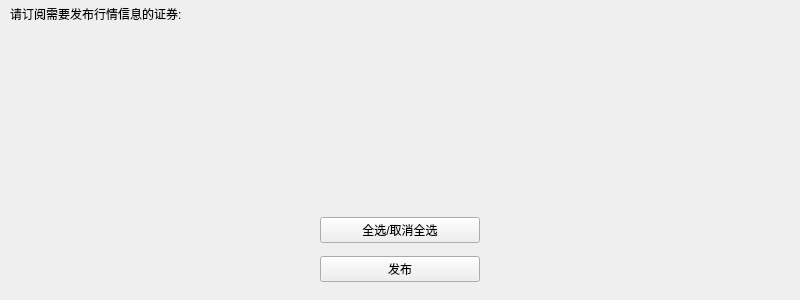
<?xml version="1.0" encoding="UTF-8"?>
<ui version="4.0">
 <class>SubWidget</class>
 <widget class="QWidget" name="SubWidget">
  <property name="geometry">
   <rect>
    <x>0</x>
    <y>0</y>
    <width>800</width>
    <height>300</height>
   </rect>
  </property>
  <property name="minimumSize">
   <size>
    <width>800</width>
    <height>300</height>
   </size>
  </property>
  <property name="maximumSize">
   <size>
    <width>800</width>
    <height>600</height>
   </size>
  </property>
  <property name="windowTitle">
   <string>订阅</string>
  </property>
  <widget class="QLabel" name="label">
   <property name="geometry">
    <rect>
     <x>10</x>
     <y>0</y>
     <width>257</width>
     <height>27</height>
    </rect>
   </property>
   <property name="text">
    <string>请订阅需要发布行情信息的证券:</string>
   </property>
  </widget>
  <widget class="QWidget" name="verticalLayoutWidget_2">
   <property name="geometry">
    <rect>
     <x>320</x>
     <y>210</y>
     <width>160</width>
     <height>81</height>
    </rect>
   </property>
   <layout class="QVBoxLayout" name="verticalLayout">
    <item>
     <widget class="QPushButton" name="selectAllButton">
      <property name="text">
       <string>全选/取消全选</string>
      </property>
     </widget>
    </item>
    <item>
     <widget class="QPushButton" name="verifyButton">
      <property name="text">
       <string>发布</string>
      </property>
     </widget>
    </item>
   </layout>
  </widget>
 </widget>
 <resources/>
 <connections/>
</ui>
